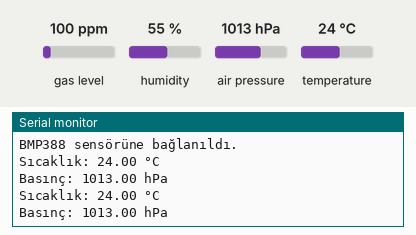
Recording of a sketch running on a simulated Arduino Uno, built with avr-gcc and run on an emulated ATmega328P. Parts: the last lines printed to the serial monitor. Inputs (shaded band) come from the test bench; at power-on: air pressure 1013 hPa, temperature 24 °C, gas level 100 ppm, humidity 55 %.

Above: at 2.1 s.
2.2 s: air pressure set to 952 hPa
At 2.9 s:
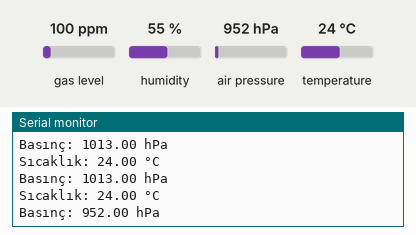
3.8 s: temperature set to 12 °C
At 3.8 s:
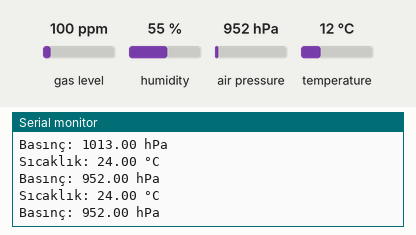
5.4 s: air pressure set to 975 hPa
At 6.7 s:
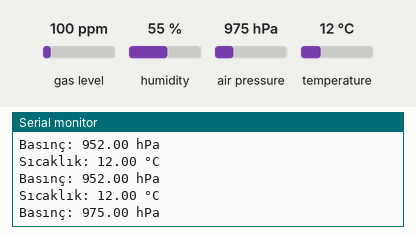
Timing chart, 0 to 8.4 s (numbered marks = the images above; inputs shaded):
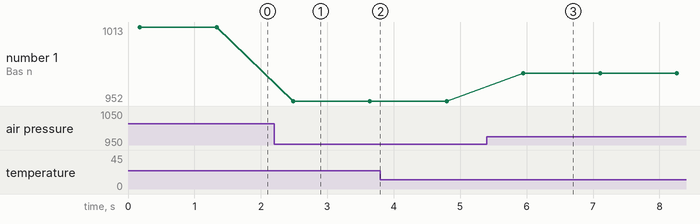

Measured:
- after the input at 2.2 s, the serial monitor: prints a new line after 0.29 s (image 1)
- after the input at 5.4 s, the serial monitor: prints a new line after 0.55 s (image 3)
- plotted number 1: 1013 → 952 after the input at 2.2 s, 952 → 975 after the input at 5.4 s

The sketch:

BMP388.ino
```cpp
#include <Wire.h>  // I2C kütüphanesi
#include <Adafruit_BMP3XX.h>  // BMP3XX sensör kütüphanesi

#define BMP_SDA A4  // SDA pini (Analog pin A4)
#define BMP_SCL A5  // SCL pini (Analog pin A5)

Adafruit_BMP3XX bmp;  // BMP3XX sensör nesnesi oluşturuluyor

void setup() {
  Serial.begin(9600);  // Seri haberleşme başlatılıyor
  Wire.begin();  // I2C bağlantısı başlatılıyor
  if (!bmp.begin_I2C(0x76)) {
    Serial.println("BMP388 sensörü bulunamadı. Bağlantıyı kontrol edin!");
    while (1);
  }
  Serial.println("BMP388 sensörüne bağlanıldı.");
  bmp.setTemperatureOversampling(BMP3_OVERSAMPLING_8X);  // Sıcaklık örnekleme ayarı
  bmp.setPressureOversampling(BMP3_OVERSAMPLING_4X);  // Basınç örnekleme ayarı
  bmp.setOutputDataRate(BMP3_ODR_50_HZ);  // Veri güncelleme hızı
}

void loop() {
  if (!bmp.performReading()) {
    Serial.println("Sensör veri okuması başarısız!");
    return;
  }
  float temperature = bmp.temperature;  // Sıcaklık okuma
  float pressure = bmp.pressure / 100.0;  // Basınç okuma (Pa cinsinden)

  Serial.print("Sıcaklık: ");
  Serial.print(temperature);
  Serial.println(" °C");

  Serial.print("Basınç: ");
  Serial.print(pressure);
  Serial.println(" hPa");

  delay(1000);  // 1 saniye bekleme
}
```
